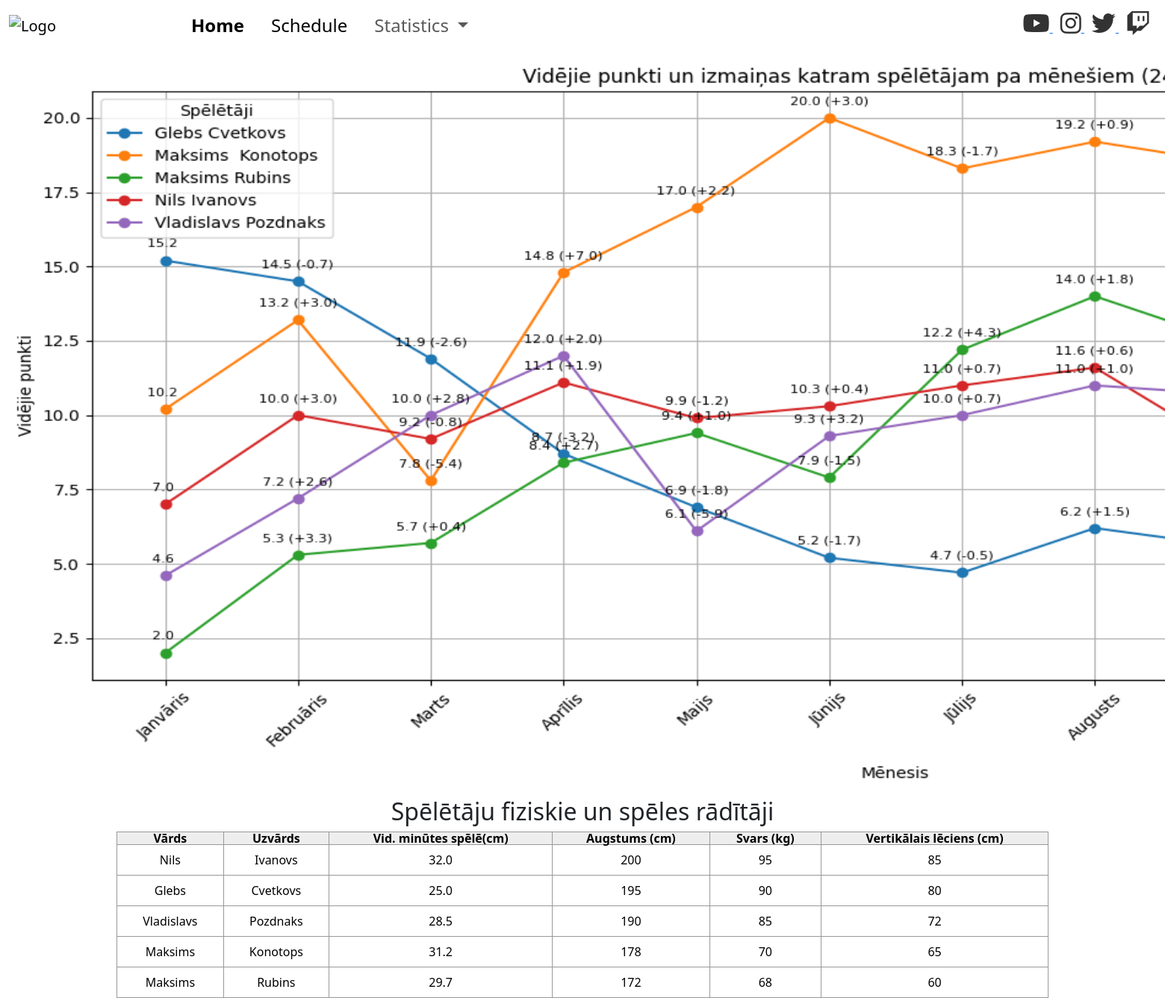
Screenshot of /stats with the database file from the repository.
### models.py (models this page shows)
class BaseModel(Model):
    class Meta:
        database = db

class SpeletajaStatistika(BaseModel):
    vards = CharField()
    uzvards = CharField()
    minutes = FloatField()
    augstums_cm = IntegerField()
    svars_kg = IntegerField()
    vertikalais_leciens_cm = IntegerField()

### projekt.py (the view)
@app.route("/stats")
def stats():
    dati = SpeletajaStatistika.select()
    return render_template("index.html",dati=dati)

### templates/index.html (shortened to what this page needs)
<!DOCTYPE html>
<html lang="lv">
    <head>
        <body>
    <nav class="navbar navbar-expand-lg ">
        <div class="container-fluid">
            <a class="navbar-brand" href="/">
                <img src="https://upload.wikimedia.org/wikipedia/commons/thumb/8/8d/VEF_Riga_Logo.png/266px-VEF_Riga_Logo.png" alt="Logo" class="d-inline-block align-text-top" width="200">
            </a>
            <div class="collapse navbar-collapse" id="navbarSupportedContent">
                <ul class="navbar-nav me-auto mb-2 mb-lg-0">
                    <li class="nav-item">
                        <a class="nav-link active " href="/" aria-current="page">Home</a>
                    </li>
                    <li class="nav-item">
                        <a class="nav-link myfont" href="/">Schedule</a>
                    </li>
                    <li class="nav-item myfont dropdown">
                        <a class="nav-link dropdown-toggle " href="#" role="button" data-bs-toggle="dropdown" aria-expanded="false">
                            Statistics
                          </a>
                    </li>
                </ul>
            </div>
        </div>
    </nav>
    <div class="social-icons">
        <a href="https://www.youtube.com/watch?v=dQw4w9WgXcQ" target="_blank" title="YouTube">
            <i class="fab fa-youtube"></i>
        </a>
        <a href="https://www.instagram.com/akram.musabdilav?igsh=MWEzOWJ0bWVvNzZvNw==" target="_blank" title="Instagram">
            <i class="fab fa-instagram"></i>
        </a>
        <a href="https://x.com/elonmusk" target="_blank" title="Twitter">
            <i class="fab fa-twitter"></i>
        </a>
        <a href="https://www.twitch.tv/nulle007" target="_blank" title="Twitch">
            <i class="fab fa-twitch"></i>
        </a>
    </div>
    <link href="https://cdn.jsdelivr.net/npm/bootstrap@5.3.3/dist/css/bootstrap.min.css" rel="stylesheet">
    <link href="https://cdnjs.cloudflare.com/ajax/libs/font-awesome/6.0.0-beta3/css/all.min.css" rel="stylesheet">
        <link href="https://cdn.jsdelivr.net/npm/bootstrap@5.3.3/dist/css/bootstrap.min.css" rel="stylesheet">
    </head>
<body>
    <div style="text-align: center;">
        <img src="/static/grafiks.png" width="2300" height="1000" alt="Spēlētāju grafiks">
    </div>
</body>
<body>
<head>
</head>
<body>
    <h2 style="text-align:center;">Spēlētāju fiziskie un spēles rādītāji</h2>
    <table>
        <thead>
            <tr>
                <th>Vārds</th>
                <th>Uzvārds</th>
                <th>Vid. minūtes spēlē(cm)</th>
                <th>Augstums (cm)</th>
                <th>Svars (kg)</th>
                <th>Vertikālais lēciens (cm)</th>
            </tr >
        </thead>
        <tbody>
            {% for r in dati %}
            <tr>
                <td>{{ r.vards }}</td>
                <td>{{ r.uzvards }}</td>
                <td>{{ r.minutes }}</td>
                <td>{{ r.augstums_cm }}</td>
                <td>{{ r.svars_kg }}</td>
                <td>{{ r.vertikalais_leciens_cm }}</td>
            </tr>
            {% endfor %}
        </tbody>
    </table>
</body>
</html>

### templates/index.html (style rules this page uses)
.myfont { font-size: 1.5rem; font: 'Roboto'; color: #333; }
.nav-link.myfont { font-weight: normal; font-size: 1.5rem; color: rgb(0, 0, 0); }
.navbar-nav .nav-item { margin-left: 20px; }
.social-icons { position: absolute; top: 15px; right: 20px; }
.social-icons i { font-size: 2rem; margin-left: 10px; color: #333; cursor: pointer; }
.nav-link.active { font-weight: bold; font-size: 1.5rem; color: rgb(255, 255, 255); }
table { border-spacing: 0; width:100%; }
td + td { border-left:1px solid #000; }
td, th { margin: 0px; border-bottom:1px solid #000; background: #fff; color: #000; padding: 5px 5px; }
th { height: 0; line-height: 0; padding-top: 0; padding-bottom: 0; color: transparent; border: none; white-space: nowrap; }
table { border-collapse: collapse; width: 80%; margin: 0 auto; }
th, td { border: 1px solid #999; padding: 8px 12px; text-align: center; }
th { color: black; background-color: #eee; }

### rows the page displays
SpeletajaStatistika: vards "Nils", uzvards "Ivanovs", minutes "32.0", augstums_cm "200", svars_kg "95", vertikalais_leciens_cm "85"
SpeletajaStatistika: vards "Glebs", uzvards "Cvetkovs", minutes "25.0", augstums_cm "195", svars_kg "90", vertikalais_leciens_cm "80"
SpeletajaStatistika: vards "Vladislavs", uzvards "Pozdnaks", minutes "28.5", augstums_cm "190", svars_kg "85", vertikalais_leciens_cm "72"
SpeletajaStatistika: vards "Maksims", uzvards "Konotops", minutes "31.2", augstums_cm "178", svars_kg "70", vertikalais_leciens_cm "65"
SpeletajaStatistika: vards "Maksims", uzvards "Rubins", minutes "29.7", augstums_cm "172", svars_kg "68", vertikalais_leciens_cm "60"
